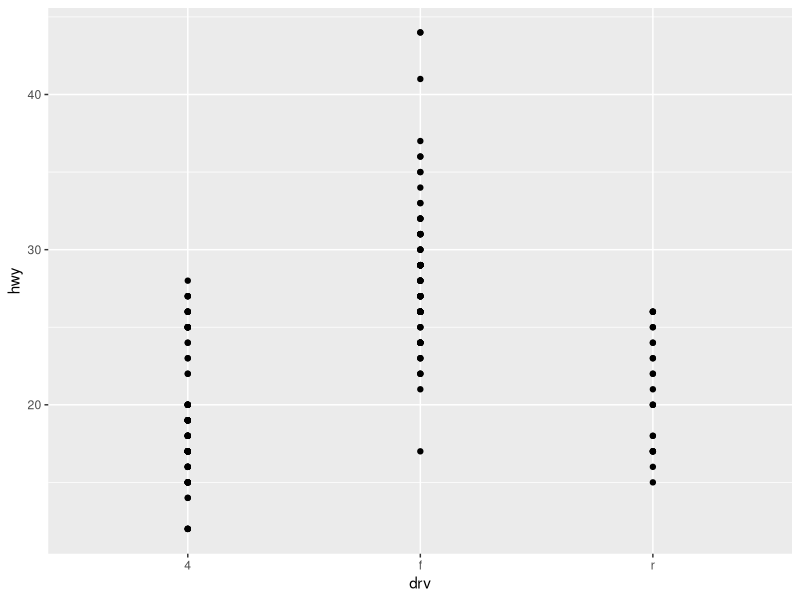
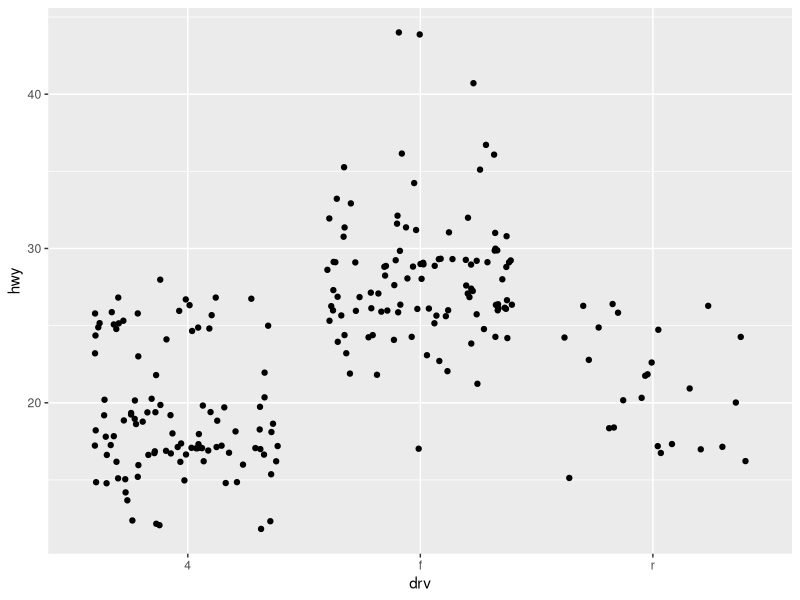
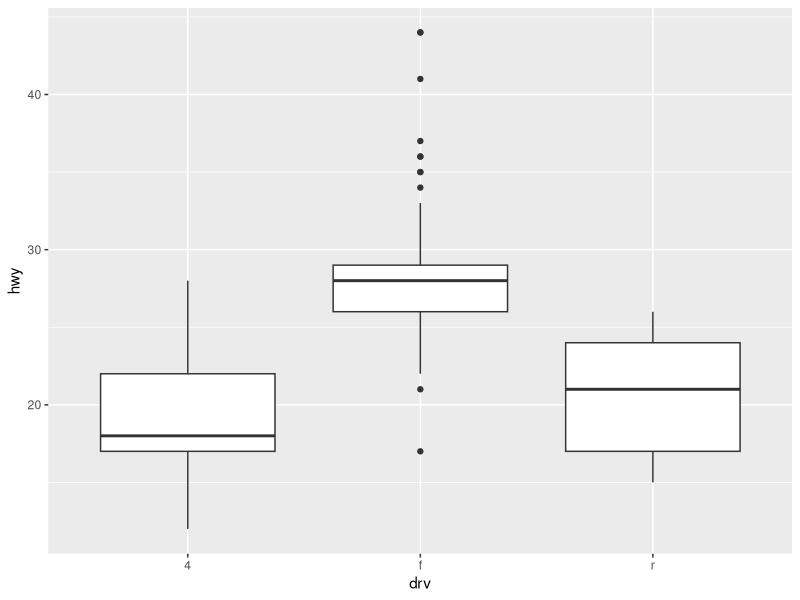
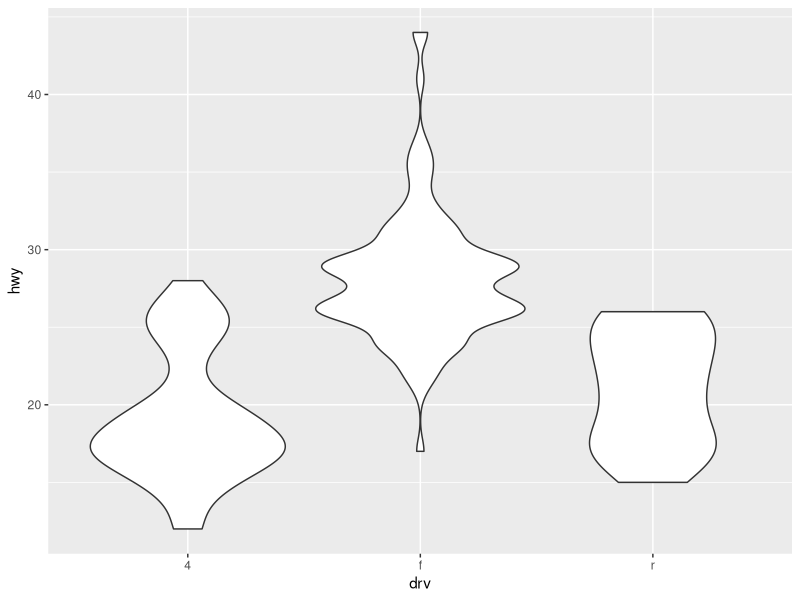

The R source for these figures, in order:

# -------------------------------------------------------------------------

                # Boxplots and Jittered Points #

# -------------------------------------------------------------------------

library(ggplot2)

# -------------------------------------------------------------------------

# When a set of data includes a categorical variable and one or more continuous
# variables, you will probably be interested to know how the values of the
# continuous variables vary with the levels of the categorical variable.

# -------------------------------------------------------------------------
# The variables are mostly self-explanatory:
# - cty and hwy record miles per gallon (mpg) for city and highway driving.
# - displ is the engine displacement in litres.
# - drv is the drivetrain: front wheel (f), rear wheel (r) or four wheel (4).
# - model is the model of car. There are 38 models, selected because they had
#   a new edition every year between 1999 and 2008.
# - class (not shown), is a categorical variable describing the "type" of car:
#   two seater, SUV, compact, etc.

# -------------------------------------------------------------------------

# Say we're interested in seeing how fuel economy varies within car class. 
# We might start with a scatterplot like this:

# -------------------------------------------------------------------------

ggplot(mpg, aes(drv, hwy)) + 
  geom_point()

# -------------------------------------------------------------------------

# Jittering, geom_jitter() , adds a little random noise to the data which can
# help avoid overplotting.

# -------------------------------------------------------------------------

ggplot(mpg, aes(drv, hwy)) + 
  geom_jitter()

# -------------------------------------------------------------------------

# Boxplots, geom_boxplot() , summarise the shape of the distribution with a
# handful of summary statistics.

# -------------------------------------------------------------------------
ggplot(mpg, aes(drv, hwy)) + 
  geom_boxplot()

# -------------------------------------------------------------------------

# Violin plots, geom_violin() , show a compact representation of the "density"
# of the distribution, highlighting the areas where more points are found.

# -------------------------------------------------------------------------

ggplot(mpg, aes(drv, hwy)) + 
  geom_violin()

# -------------------------------------------------------------------------


